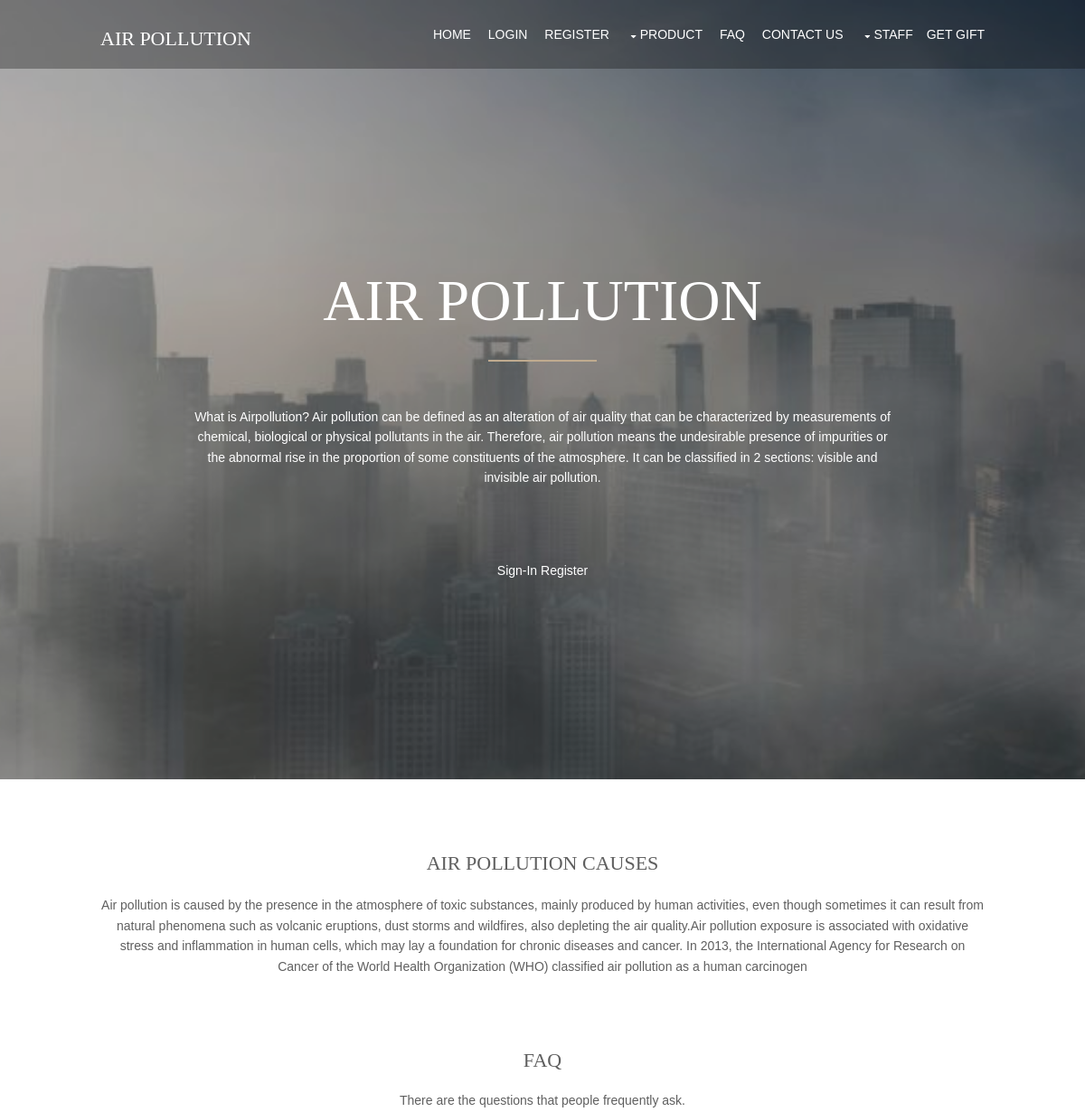
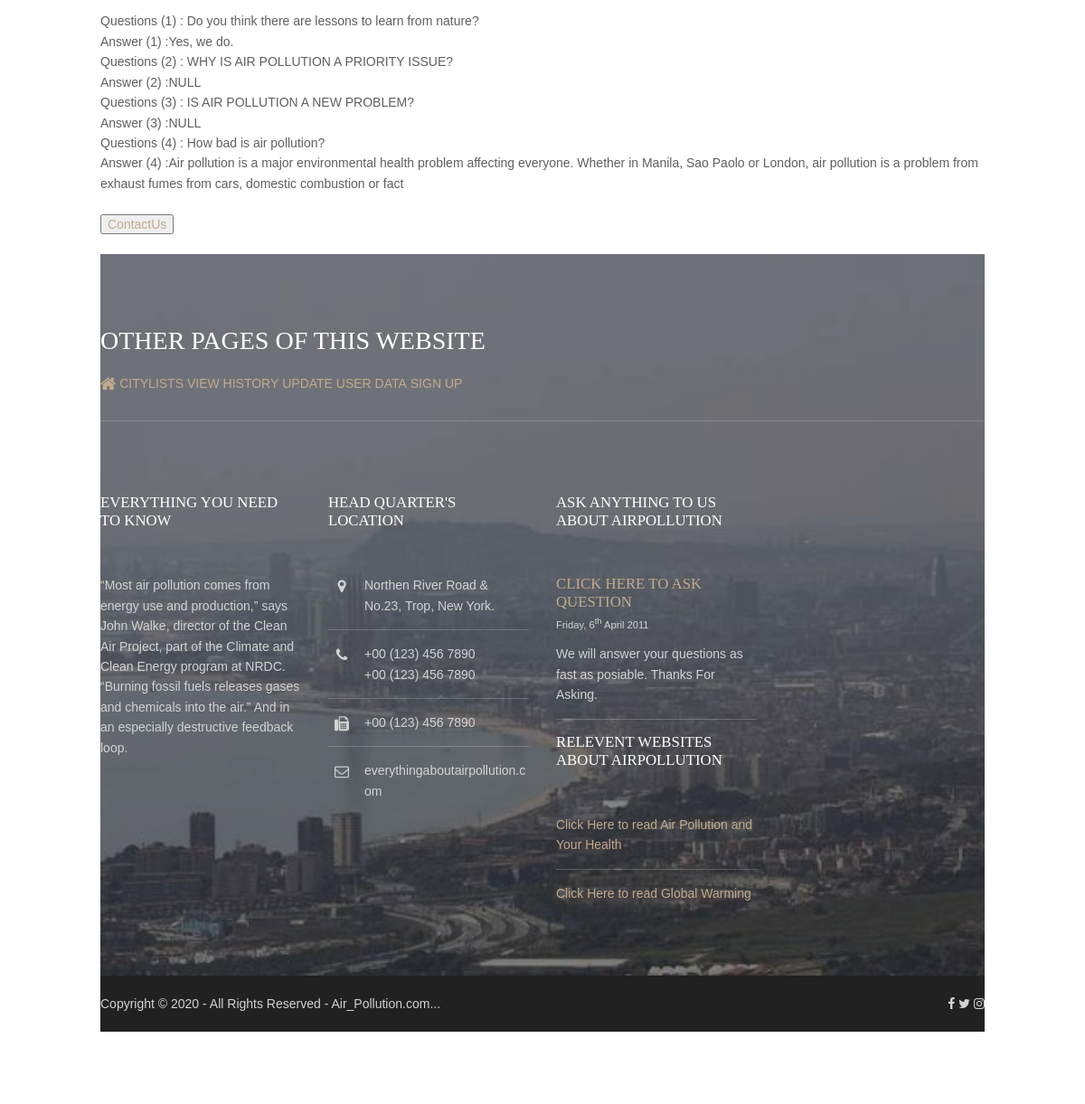
The page /Program/Air_Pollution/Pages/FAQ.php on the database its author committed (2 pictures, top to bottom).
### tables this page shows
CREATE TABLE `contact_us_tbl` (
  `ContactUsID` int(11) NOT NULL,
  `Questions` varchar(200) NOT NULL,
  `Answer` varchar(200) NOT NULL,
  `UserID` int(11) NOT NULL,
  `QuestionDate` date NOT NULL,
  `QuestionTime` time NOT NULL
);

### Program/Air_Pollution/Pages/FAQ.php (the view, shortened to what this page needs)
<?php
include ('Header.php');
$connect=mysqli_connect('localhost','root','','Air_Pullution');
$query="SELECT * FROM contact_us_tbl";
$result=mysqli_query($connect,$query);
$count=mysqli_num_rows($result);
 ?>
 <!DOCTYPE html>
 <html>
 <head>
 </head>
 <body>
     <h2 align="center">FAQ</h2>
     <p align="center">There are the questions that people frequently ask.</p>
         <?php
              for ($i=0; $i < $count ; $i++) {
                 $arr=mysqli_fetch_array($result);
                 $no=$i+1;
                 echo "Questions (".$no.") : ";
                 echo $arr['Questions'];
                 echo "<br>";
                 echo "Answer (".$no.") :";
                 echo $arr['Answer'];
                 echo "<br>";
              }
          ?>
          <br>
          <a href="ContactUs.php"><input type="button" value="ContactUs"></a>
 </body>
 </html>
 <br>
 <?php include ('Footer.php');?>

### Program/Air_Pollution/Pages/Header.php (shortened to what this page needs)
<!DOCTYPE html>
<html>
<head>
<link href="layout/styles/layout.css" rel="stylesheet" type="text/css" media="all">
</head>
<body id="top">
<div class="bgded overlay" style="background-image:url('images/demo/airpol.jpg');">
  <div class="wrapper row1">
    <header id="header" class="hoc clear">
      <div id="logo" class="fl_left">
        <h1><a href="Home.php">Air Pollution</a></h1>
      </div>
      <nav id="mainav" class="fl_right">
        <ul class="clear">
          <li><a href="Home.php">Home</a></li>
          <li><a href="login.php">Login</a></li>
          <li><a href="user_reg.php">Register</a></li>
          <li><a class="drop" href="Home.php">Product</a>
          </li>
          <li><a href="FAQ.php">FAQ</a></li>
          <li><a href="ContactUs.php">Contact Us</a></li>
               <li><a class="drop" href="#">Staff</a>
          <li><a href="free_gift.php">Get Gift</a></li>
        </ul>
      </nav>
    </header>
  </div>
  <article id="pageintro" class="hoc clear">
    <h2 class="heading">Air Pollution</h2>
    <div class="txtwrap">
      <p>What is Airpollution?
     Air pollution can be defined as an alteration of air quality that can be characterized by measurements of chemical, biological or physical pollutants in the air. Therefore, air pollution means the undesirable presence of impurities or the abnormal rise in the proportion of some constituents of the atmosphere. It can be classified in 2 sections: visible and invisible air pollution.</p>
      <footer>
        <ul class="nospace inline pushright">
          <li><a class="btn inverse" href="login.php">Sign-In</a></li>
          <li><a class="btn inverse" href="user_reg.php">Register</a></li>
        </ul>
      </footer>
    </div>
  </article>
</div>
<div class="wrapper row3">
  <main class="hoc container clear">
    <div class="sectiontitle center">
      <h5 class="heading">Air pollution Causes</h5>
      <br>
      <p>Air pollution is caused by the presence in the atmosphere of toxic substances, mainly produced by human activities, even though sometimes it can result from natural phenomena such as volcanic eruptions, dust storms and wildfires, also depleting the air quality.Air pollution exposure is associated with oxidative stress and inflammation in human cells, which may lay a foundation for chronic diseases and cancer. In 2013, the International Agency for Research on Cancer of the World Health Organization (WHO) classified air pollution as a human carcinogen</p>
    </div>

### Program/Air_Pollution/Pages/Footer.php (shortened to what this page needs)
<div class="wrapper row4 bgded overlay" style="background-image:url('images/demo/airpol7.jpg');">
  <footer id="footer" class="hoc clear">
    <div class="sectiontitle">
      <h3 class="heading">Other Pages Of This Website</h3>
      <ul class="nospace inline pushright uppercase">
        <li><a href="Home.php"><i class="fa fa-lg fa-home"></i></a></li>
        <li><a href="Citylist.php">Citylists</a></li>
        <li><a href="viewhistory.php">View History</a>
        </li>
        <li><a href="user_update.php">Update User Data</a>
        </li>
        <li><a href="user_reg.php">Sign Up</a>
        </li>
      </ul>
      <hr>
    </div>
    <div class="one_quarter first">
      <h6 class="heading">Everything You Need to Know</h6>
      <p>“Most air pollution comes from energy use and production,” says John Walke, director of the Clean Air Project, part of the Climate and Clean Energy program at NRDC. “Burning fossil fuels releases gases and chemicals into the air.” And in an especially destructive feedback loop.</p>
     </div>
    <div class="one_quarter">
      <h6 class="heading">Head Quarter's Location</h6>
      <ul class="nospace linklist contact">
        <li><i class="fa fa-map-marker"></i>
          <address>
          Northen River Road &amp; No.23, Trop, New York.
          </address>
        </li>
        <li><i class="fa fa-phone"></i> +00 (123) 456 7890<br>
          +00 (123) 456 7890</li>
        <li><i class="fa fa-fax"></i> +00 (123) 456 7890</li>
        <li><i class="fa fa-envelope-o"></i> everythingaboutairpollution.com</li>
      </ul>
    </div>
    <div class="one_quarter">
      <h6 class="heading">Ask Anything To Us About AirPollution</h6>
      <ul class="nospace linklist">
        <li>
          <article>
            <h6 class="nospace font-x1"><a href="ContactUs.php">Click Here To Ask Question</a></h6>
            <time class="font-xs block btmspace-10" datetime="2011-04-06">Friday, 6<sup>th</sup> April 2011</time>
            <p class="nospace">We will answer your questions as fast as posiable. Thanks For Asking.</p>
          </article>
        </li>
     <h6 class="heading">Relevent Websites About Airpollution</h6>
          <li><a href="https://www.niehs.nih.gov/health/topics/agents/air-pollution/index.cfm">Click Here to read Air Pollution and Your Health</a></li>
          <li><a href="https://www.nationalgeographic.com/environment/global-warming/pollution/">Click Here to read Global Warming</a></li>
      </ul>
    </div>
  </footer>
</div>
<div class="wrapper row5">
  <div id="copyright" class="hoc clear">
    <p class="fl_left">Copyright &copy; 2020 - All Rights Reserved -
    <a href="http://localhost:70/Air_Pollution/Pages/Home.php">Air_Pollution.com</a></p>
<link rel="stylesheet" href="https://cdnjs.cloudflare.com/ajax/libs/font-awesome/4.7.0/css/font-awesome.min.css">
<p class="fl_right"><a href="https://www.facebook.com/" class="fa fa-facebook"></a>
                    <a href="https://www.twitter.com/" class="fa fa-twitter"></a>
                    <a href="https://www.instagram.com/" class="fa fa-instagram"></a>
</p>
...
  </div>
</div>
</body>
</html>

### Program/Air_Pollution/Pages/layout/styles/layout.css (style rules this page uses)
#header #logo { margin:30px 0 0 0; }
#header #logo h1 { margin:0; padding:0; font-size:22px; text-transform:uppercase; }
#pageintro { padding:220px 0; text-align:center; }
#pageintro .heading { display:block; position:relative; margin:0 0 50px 0; padding:0 0 30px 0; font-size:64px; }
#pageintro .heading::after { display:block; position:absolute; bottom:0; left:50%; width:120px; height:2px; margin-left:-60px; content:""; }
#pageintro .txtwrap { display:block; max-width:80%; margin:0 auto; }
#pageintro p { margin:0; }
#pageintro footer { margin-top:80px; }
.container { padding:80px 0; }
.sectiontitle { display:block; margin-bottom:80px; }
.sectiontitle * { margin:0; }
#footer { padding:80px 0; }
#footer .heading { margin:0 0 50px 0; padding:0; font-size:1.2rem; }
#footer .sectiontitle .heading { margin-bottom:20px; font-size:2rem; }
#footer .sectiontitle ul { margin-bottom:30px; }
#footer .linklist li { display:block; margin-bottom:15px; padding:0 0 15px 0; border-bottom:1px solid; }
#footer .linklist li:last-child { margin:0; padding:0; border:none; }
#footer .linklist li::before, #footer .linklist li::after { display:table; content:""; }
#footer .linklist li, #footer .linklist li::after { clear:both; }
#footer .contact.linklist li, #footer .contact.linklist li:last-child { position:relative; padding-left:40px; }
#footer .contact li * { margin:0; padding:0; line-height:1.6; }
#footer .contact li i { display:block; position:absolute; top:0; left:0; width:30px; font-size:16px; text-align:center; }
#copyright { padding:20px 0; }
#copyright * { margin:0; padding:0; }
*, *::before, *::after { transition:all .3s ease-in-out; }
nav ul, nav ol { margin:0; padding:0; list-style:none; }
#mainav, #breadcrumb, .sidebar nav { line-height:normal; }
#mainav .drop::after, #mainav li li .drop::after, #breadcrumb li a::after, .sidebar nav a::after { position:absolute; font-family:"FontAwesome"; font-size:10px; line-height:10px; }
#mainav ul { text-transform:uppercase; }
#mainav li { display:inline-block; position:relative; margin:0 15px 0 0; padding:0; }
#mainav li:last-child { margin-right:0; }
#mainav li a { display:block; padding:30px 0; }
#mainav .drop { padding-left:15px; }
#mainav .drop::after, #mainav li li .drop::after { content:"\f0d7"; }
#mainav .drop::after { top:35px; left:5px; }
body { color:#D3D3D3; background-color:#212121; }
a { color:#C0AB8F; }
hr, .borderedbox { border-color:#D7D7D7; }
.overlay { color:#FFFFFF; background-color:inherit; }
.overlay::after { background-color:rgba(0,0,0,.3); }
.btn1:hover, .btn.inverse { color:inherit; background-color:transparent; border-color:inherit; }
.row1 { color:#FFFFFF; background-color:rgba(0,0,0,.3); }
.row3 { color:#5F5F5F; background-color:#FFFFFF; }
.row4 { color:#D3D3D3; background-color:#2D2D2D; }
.row5, .row5 a { color:#D3D3D3; background-color:#212121; }
#header #logo a { color:inherit; }
#pageintro .heading::after { background-color:#C0AB8F; }
#footer .heading { color:#FFFFFF; }
#footer hr, #footer .borderedbox, #footer .linklist li { border-color:rgba(255,255,255,.2); }
#mainav li a { color:inherit; }
@media screen and (min-width:978px) { .hoc { max-width:978px; } }

### rows shown on the page
contact_us_tbl: no "1", Questions "Do you think there are lessons to learn from nature?", Answer "Yes, we do."
contact_us_tbl: no "2", Questions "WHY IS AIR POLLUTION A PRIORITY ISSUE?", Answer "NULL"
contact_us_tbl: no "3", Questions "IS AIR POLLUTION A NEW PROBLEM?", Answer "NULL"
contact_us_tbl: no "4", Questions "How bad is air pollution?", Answer "Air pollution is a major environmental health problem affecting everyone. Whether in Manila, Sao Paolo or London, air pollution is a problem from exhaust fumes from cars, domestic combustion or fact"
